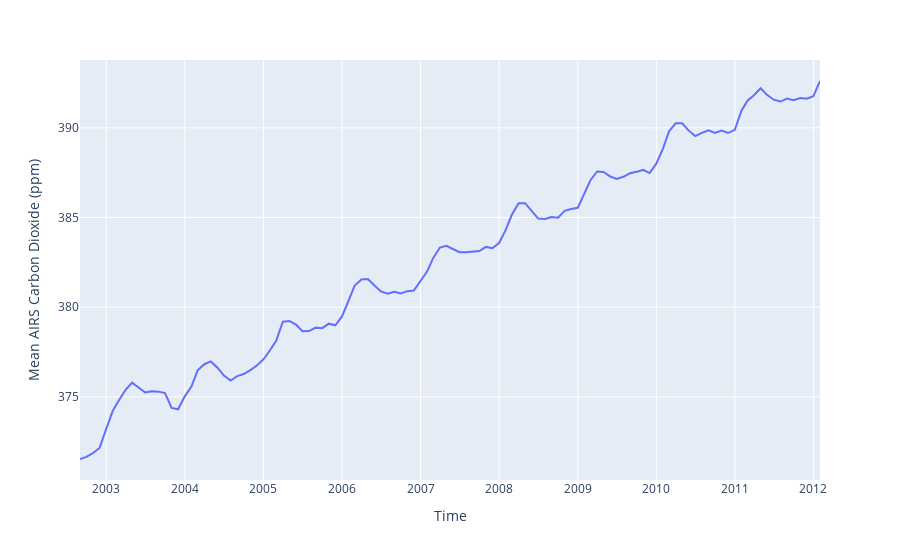

Notebook code cell kept with this figure:
### Code cell
px.line(co2_data, x="Time", y="Mean AIRS Carbon Dioxide (ppm)")
